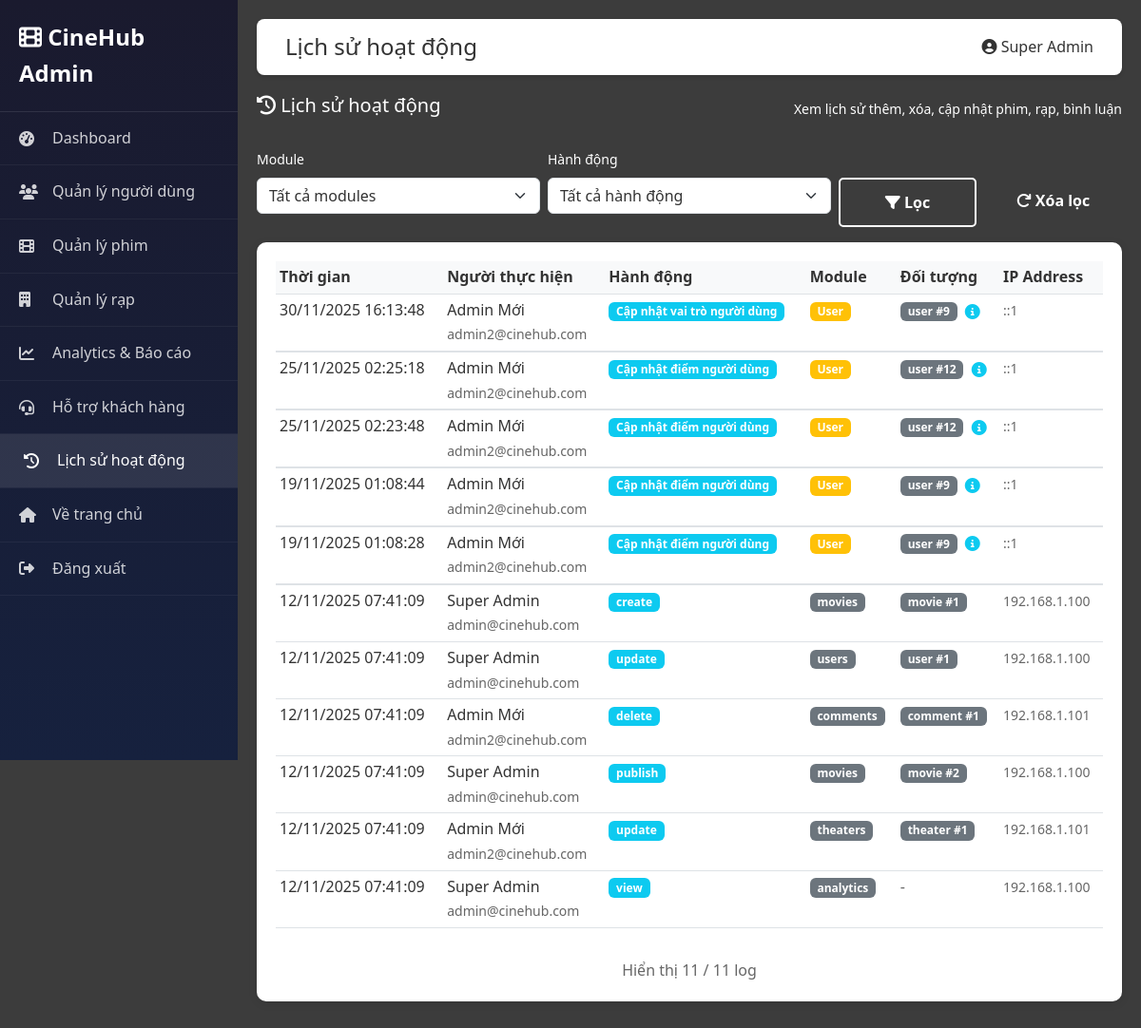
Page /?route=admin/logs (signed in) on the earlier database version.
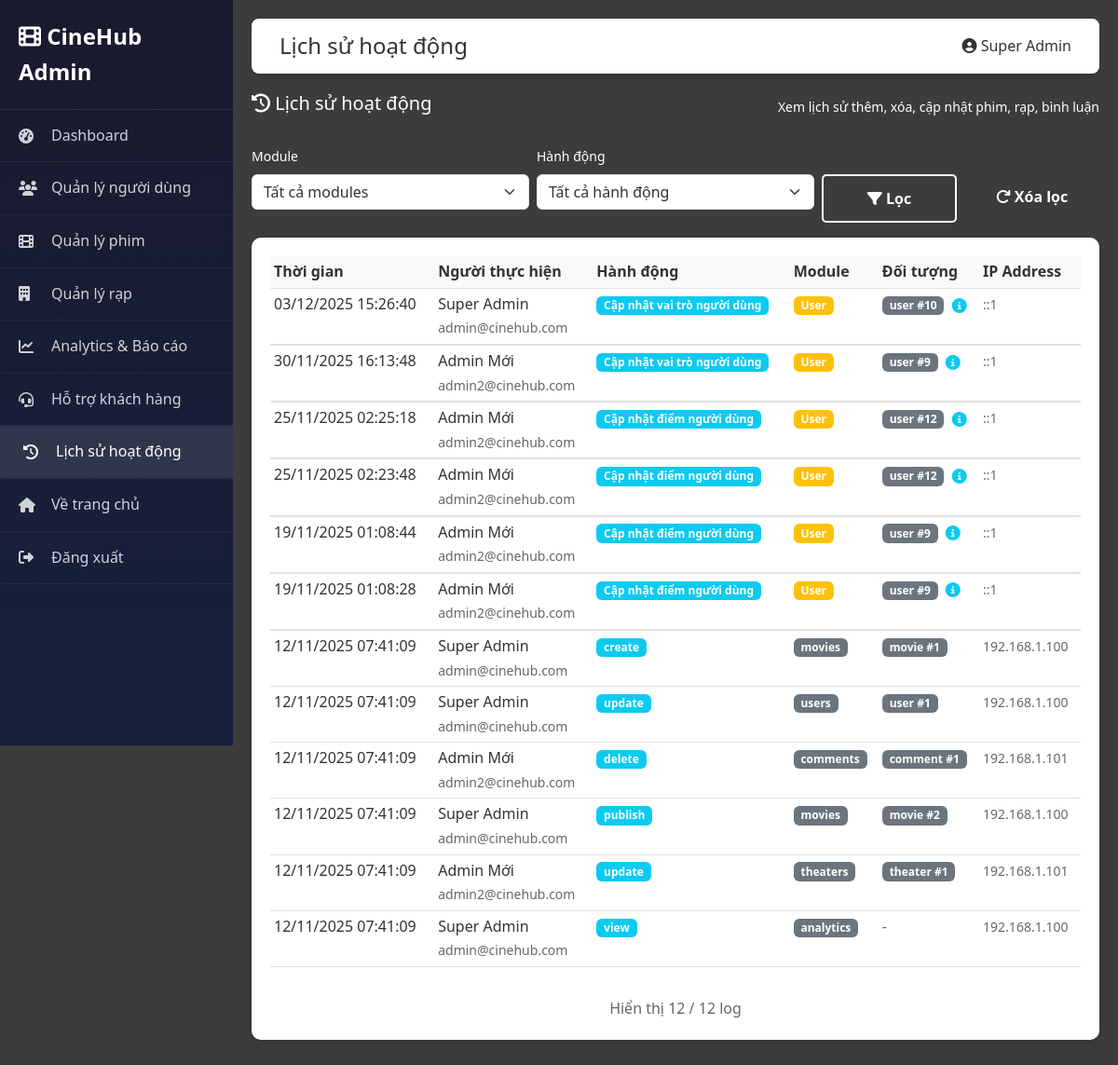
Same page on the later database version.
### tables this page shows
CREATE TABLE `admin_logs` (
  `id` int(11) NOT NULL,
  `user_id` int(11) NOT NULL,
  `action` varchar(100) NOT NULL,
  `module` varchar(50) NOT NULL,
  `target_type` varchar(50) DEFAULT NULL,
  `target_id` int(11) DEFAULT NULL,
  `old_data` text DEFAULT NULL,
  `new_data` text DEFAULT NULL,
  `ip_address` varchar(45) DEFAULT NULL,
  `user_agent` text DEFAULT NULL,
  `created_at` timestamp NOT NULL DEFAULT current_timestamp()
);

CREATE TABLE `users` (
  `id` int(11) NOT NULL,
  `name` varchar(100) NOT NULL,
  `email` varchar(120) NOT NULL,
  `password` varchar(255) NOT NULL,
  `avatar` varchar(255) DEFAULT NULL,
  `birthdate` date DEFAULT NULL,
  `rank` enum('Bronze','Silver','Gold','Platinum') DEFAULT 'Bronze',
  `points` int(11) DEFAULT 0,
  `subscription_id` int(11) DEFAULT NULL,
  `status` enum('active','inactive','banned') DEFAULT 'active',
  `email_verified` tinyint(1) DEFAULT 0,
  `created_at` timestamp NOT NULL DEFAULT current_timestamp(),
  `updated_at` timestamp NOT NULL DEFAULT current_timestamp() ON UPDATE current_timestamp(),
  `role` enum('user','admin','moderator','manager') DEFAULT 'user',
  `theater_id` int(11) DEFAULT NULL,
  `is_active` tinyint(1) DEFAULT 1,
  `last_login` datetime DEFAULT NULL
);

### modules/admin/AdminController.php (called while the page is built, shortened)
<?php
require_once __DIR__ . '/../../core/AdminMiddleware.php';
require_once __DIR__ . '/../../core/Database.php';
class AdminController extends Controller {
    protected function adminView($view, $data = []) {
        extract($data);
        require_once __DIR__ . '/views/' . $view . '.php';
        require_once __DIR__ . '/views/layout.php';
    }
    public function logs() {
        $db = Database::getInstance();
        $user = AdminMiddleware::checkAdmin();
        $module = $_GET['module'] ?? '';
        $action_filter = $_GET['action'] ?? '';
        $page = intval($_GET['page'] ?? 1);
        $limit = 50;
        $offset = ($page - 1) * $limit;
        $sql = "SELECT al.*, u.name as user_name, u.email as user_email
                FROM admin_logs al
                LEFT JOIN users u ON al.user_id = u.id
                WHERE 1=1";
        $params = [];
        $sql .= " ORDER BY al.created_at DESC LIMIT $limit OFFSET $offset";
        $logs = $db->fetchAll($sql, $params);
        $countSql = "SELECT COUNT(*) as count FROM admin_logs WHERE 1=1";
        $countParams = [];
        $total = $db->fetch($countSql, $countParams)['count'];
        $total_pages = ceil($total / $limit);
        $this->adminView('logs', [
            'logs' => $logs,
            'user' => $user,
            'title' => 'Lịch sử hoạt động',
            'current_page' => 'logs',
            'module' => $module,
            'action' => $action_filter,
            'page' => $page,
            'total_pages' => $total_pages,
            'total' => $total,
            'limit' => $limit
        ]);
    }
}
?>

### index.php (called while the page is built, shortened)
<?php
$route = $_GET['route'] ?? 'home/index';
$parts = explode('/', $route);
$controllerMap = [
    'auth' => 'AuthController',
    'profile' => 'ProfileController',
    'moderator' => 'ModeratorController',
    'notifications' => 'NotificationController'
];
$firstPart = $parts[0];
$controllerName = null;
    if (isset($controllerMap[$firstPart])) {
    $controllerName = $controllerMap[$firstPart];
    $moduleForMap = 'user';
    if ($controllerName === 'ModeratorController') {
        $moduleForMap = 'admin';
    }
    $controllerPath = __DIR__ . '/modules/' . $moduleForMap . '/' . $controllerName . '.php';
    if (file_exists($controllerPath) && !class_exists($controllerName)) {
        require_once $controllerPath;
    }
} else {
    $controllerName = ucfirst($firstPart) . 'Controller';
}
$action = '';
if (count($parts) >= 3) {
    $actionPart = $parts[2];
    $actionPart = str_replace('-', ' ', $actionPart);
    $actionPart = ucwords($actionPart);
    $actionPart = str_replace(' ', '', $actionPart);
    $action = $parts[1] . $actionPart;
} else {
    $action = $parts[1] ?? 'index';
}
try {
    $controller = new $controllerName();
    $controller->$action();
} catch (Exception $e) {
    error_log("Error in routing: " . $e->getMessage());
    error_log("Route: $route, Controller: $controllerName, Action: $action");
    error_log("Stack trace: " . $e->getTraceAsString());
    if ($controllerName !== 'HomeController') {
        $controllerName = 'HomeController';
        $controller = new $controllerName();
        $controller->index();
    } else {
        print_r($e);
        die('Error: Controller not found');
    }
}
?>

### core/Database.php (called while the page is built, shortened)
<?php
class Database {
    private static $instance = null;
    private $pdo;
    private $host = 'localhost';
    private $port = 3306;
    private $dbname = 'cinehub';
    private $username = 'root';
    private $password = '';
    private $charset = 'utf8mb4';
    private function __construct() {
        try {
            $dsn = "mysql:host={$this->host};port={$this->port};dbname={$this->dbname};charset={$this->charset}";
            $this->pdo = new PDO($dsn, $this->username, $this->password);
            $this->pdo->setAttribute(PDO::ATTR_ERRMODE, PDO::ERRMODE_EXCEPTION);
            $this->pdo->setAttribute(PDO::ATTR_DEFAULT_FETCH_MODE, PDO::FETCH_ASSOC);
        } catch(PDOException $e) {
            die("Lỗi kết nối database: " . $e->getMessage() .
                "<br><br>Vui lòng kiểm tra:<br>" .
                "1. MySQL đã được khởi động chưa?<br>" .
                "2. Database '{$this->dbname}' đã được tạo chưa?<br>" .
                "3. Password MySQL có đúng không? (hiện tại: " . ($this->password ?: 'rỗng') . ")<br>" .
                "4. Port MySQL có đúng không? (hiện tại: {$this->port})<br>" .
                "5. Nếu cần thay đổi password hoặc port, sửa file core/Database.php");
        }
    }
    public static function getInstance() {
        if (self::$instance === null) {
            self::$instance = new self();
        }
        return self::$instance;
    }
    public function query($sql, $params = []) {
        $stmt = $this->pdo->prepare($sql);
        $stmt->execute($params);
        return $stmt;
    }
    public function fetchAll($sql, $params = []) {
        return $this->query($sql, $params)->fetchAll();
    }
    public function fetch($sql, $params = []) {
        return $this->query($sql, $params)->fetch();
    }
}
?>

### modules/admin/views/logs.php (the view, shortened to what the changed rows need)
<div class="stat-card">
    <div class="table-responsive">
        <table class="table table-hover table-sm">
            <thead>
                <tr>
                    <th>Thời gian</th>
                    <th>Người thực hiện</th>
                    <th>Hành động</th>
                    <th>Module</th>
                    <th>Đối tượng</th>
                    <th>IP Address</th>
                </tr>
            </thead>
            <tbody>
                <?php if (empty($logs)): ?>
                    <tr>
                        <td colspan="6" class="text-center text-muted">Không có log nào</td>
                    </tr>
                <?php else: ?>
                    <?php foreach ($logs as $log): ?>
                        <tr>
                            <td><?php echo date('d/m/Y H:i:s', strtotime($log['created_at'])); ?></td>
                            <td>
                                <div><?php echo htmlspecialchars($log['user_name'] ?? 'N/A'); ?></div>
                                <small class="text-muted"><?php echo htmlspecialchars($log['user_email'] ?? 'N/A'); ?></small>
                            </td>
                            <td>
                                <span class="badge bg-info"><?php echo htmlspecialchars($log['action']); ?></span>
                            </td>
                            <td>
                                <span class="badge bg-<?php
                                    $moduleColor = 'secondary';
                                    if ($log['module'] === 'Movie') {
                                        $moduleColor = 'primary';
                                    } elseif ($log['module'] === 'Theater') {
                                        $moduleColor = 'info';
                                    } elseif ($log['module'] === 'Review') {
                                        $moduleColor = 'success';
                                    } elseif ($log['module'] === 'User') {
                                        $moduleColor = 'warning';
                                    }
                                    echo $moduleColor;
                                ?>">
                                    <?php echo htmlspecialchars($log['module']); ?>
                                </span>
                            </td>
                            <td>
                                <?php if ($log['target_type'] && $log['target_id']): ?>
                                    <span class="badge bg-secondary">
                                        <?php echo htmlspecialchars($log['target_type']); ?> #<?php echo $log['target_id']; ?>
                                    </span>
                                    <?php if ($log['old_data'] || $log['new_data']): ?>
                                        <button type="button" class="btn btn-sm btn-link p-0 ms-1"
                                                data-bs-toggle="collapse"
                                                data-bs-target="#logDetails<?php echo $log['id']; ?>"
                                                aria-expanded="false"
                                                aria-controls="logDetails<?php echo $log['id']; ?>"
                                                title="Xem chi tiết">
                                            <i class="fas fa-info-circle text-info"></i>
                                        </button>
                                    <?php endif; ?>
                                <?php else: ?>
                                    <span class="text-muted">-</span>
                                <?php endif; ?>
                            </td>
                            <td><small class="text-muted"><?php echo htmlspecialchars($log['ip_address'] ?? 'N/A'); ?></small></td>
                        </tr>
                        <?php if (($log['old_data'] || $log['new_data']) && ($log['target_type'] && $log['target_id'])): ?>
                            <tr>
                                <td colspan="6" class="p-0">
                                </td>
                            </tr>
                        <?php endif; ?>
                    <?php endforeach; ?>
                <?php endif; ?>
            </tbody>
        </table>
    </div>
    <?php if (isset($total)): ?>
        <div class="text-center text-muted mt-3">
            Hiển thị <?php echo min($limit ?? 50, count($logs)); ?> / <?php echo $total; ?> log
        </div>
    <?php endif; ?>
</div>

Differences in the rows shown:
added admin_logs: created_at "03/12/2025 15:26:40", user.name "Super Admin", user.email "admin@cinehub.com", action "Cập nhật vai trò người dùng", module "User", target_type "user", target "10", ip_address "::1"
Other differences:
min($limit ?? 50, count($logs)): "11" → "12"
$total: "11" → "12"
